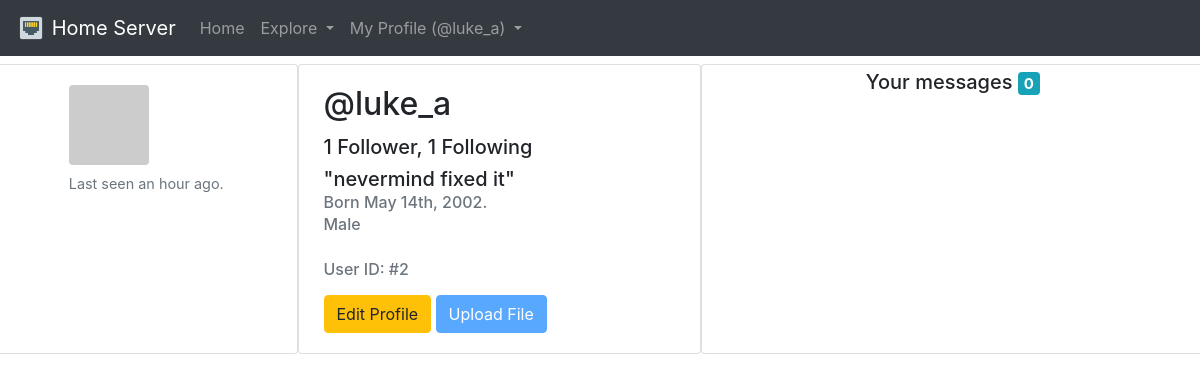
The app's page /u/luke_a/ (signed in) with its own data.
### app/models.py (models this page shows, shortened)
class User(UserMixin, db.Model):
    id            = db.Column(db.Integer, primary_key=True, autoincrement=True)
    username      = db.Column(db.String(64), index=True, unique=True)
    password_hash = db.Column(db.String(128))
    email         = db.Column(db.String(64), index=True, unique=True)
    birthday      = db.Column(db.Date)
    description   = db.Column(db.String(128))
    gender        = db.Column(db.CHAR)
    last_seen     = db.Column(db.DateTime, default=datetime.utcnow())
    following = db.relationship(
        "User", secondary = followers,
        primaryjoin   = (followers.c.follower_id == id),
        secondaryjoin = (followers.c.following_id == id),
        backref       = db.backref("followers", lazy="dynamic"),
        lazy          = "dynamic"
    )
    messages_sent = db.relationship("Message",
        foreign_keys = "Message.sender_id",
        backref      = "author", lazy="dynamic"
    )
    messages_received = db.relationship("Message",
        foreign_keys = "Message.recipient_id",
        backref      = "recipient", lazy="dynamic"
    )
    last_message_read_time = db.Column(db.DateTime)
    def new_messages(self):
        last_read_time = self.last_message_read_time or datetime(1900, 1, 1)
        return Message.query.filter_by(recipient=self).filter(Message.timestamp > last_read_time).count()
    def avatar(self, size):
        digest = md5(self.email.lower().encode("utf-8")).hexdigest()
        return "https://gravatar.com/avatar/{}?d=robohash&s={}".format(digest, size)

### app/user/routes.py (the view, shortened to what this page needs)
@user.route("/u/<username>/", methods=("GET", "POST"))
@login_required
def user(username):
    messages = None
    message_form = MessageForm()
    clear_message_form = ClearMessageForm()
    user = User.query.filter_by(username=username).first_or_404()
    if user == current_user:
        if clear_message_form.validate_on_submit():
            print(clear_message_form.message_id.data)
            message = Message.query.filter_by(id=clear_message_form.message_id.data).first()
            db.session.delete(message)
            db.session.commit()
        messages = current_user.messages_received.order_by(Message.timestamp.desc())
    return render_template("user.html", user=user, message_form=message_form, clear_message_form=clear_message_form, messages=messages)

### app/user/forms.py
class MessageForm(FlaskForm):
    message_textarea = TextAreaField("", validators=[
        DataRequired(),
        Length(min=0, max=128)
    ])
    message_subject  = StringField("", validators=[DataRequired()])
    message_submit   = SubmitField("Send")

class ClearMessageForm(FlaskForm):
     message_id = HiddenField("test")

### app/models.py (called while the page is built)
@login.user_loader
def load_user(id):
    return User.query.get(int(id))

### app/user/routes.py (called while the page is built)
@user.before_request
def before_request():
    if current_user.is_authenticated:
        current_user.last_seen = datetime.utcnow()
        db.session.commit()

### app/user/templates/user/user.html (shortened to what this page needs)
{% extends "navbar.html" %}
{% block content %}
<div class="form-row mt-2 mb-4" >
    <div class="card col-md-3">
        <div class="card-body mx-auto">
            <figure class="figure">
                <img src="{{ user.avatar(256) }}" class="figure-img img-fluid rounded">
                <figcaption class="figure-caption text-center">Last seen {{ moment(user.last_seen).fromNow() }}.</figcaption>
            </figure>
        </div>
    </div>
    <div class="card {% if user.username == current_user.username %}col-md-4{% else %}col-md-5{% endif %}">
        <div class="card-body">
            <h2 class="card-title">@{{ user.username }}</h2>
            <h5 class="cart-text">
                {% if user.followers.count() >= 1 %}{{ user.followers.count() }} Follower{% endif %}{% if user.following.count() >= 1 %}, {{ user.following.count() }} Following
                {% endif %}
            </h5>
            {% if user.description %}
                <h5 class="card-text">"{{ user.description }}"</h5>
            {% endif %}
            {% if user.birthday %}
                <h6 class="card-subtitle mb-2 text-muted">
                    Born {{ moment(user.birthday, "YYYY-MM-DD").format('MMM Do, YYYY') }}.
                </h6>
            {% endif %}
            {% if user.gender %}
                <h6 class="card-subtitle mb-2 text-muted">
                    {% if user.gender   == "m" %}Male
                    {% elif user.gender == "f" %}Female
                    {% elif user.gender == "u" %}Unspecified Gender
                    {% endif %}
                </h6>
            {% endif %}
            <br>
            <h6 class="card-subtitle mb-2 text-muted">
                User ID: #{{ user.id }}
            </h6>
            {% if user.username == current_user.username %}
                <a href="{{ url_for('user.edit') }}"><input class="btn btn-warning mt-2" type="submit" value="Edit Profile"></a>
                <input class="btn btn-primary mt-2" type="submit" value="Upload File" disabled>
            {% endif %}
        </div>
    </div>
    {% set new_messages = current_user.new_messages() %}
    {% if user.username == current_user.username %}
        <div class="card col-md-5">
            <div class="card-body p-0" style="display:block;min-height:200px;height:1;overflow:scroll;">
                <h5 class="text-center" style="margin:5px;">
                    Your messages <span class="badge badge-info" id="message_count">{{ new_messages }}</span>
                </h5>
        </div>
    {% endif %}
</div>
{% endblock %}

### app/templates/navbar.html (shortened to what this page needs)
{% extends "base.html" %}
{% block navbar %}
<nav class="navbar navbar-expand-sm navbar-dark bg-dark sticky-top">
    <a class="navbar-brand" href="{{ url_for('user.home') }}">
        <img src="{{ url_for('static', filename='images/icon.png') }}" width="30" height="30" class="d-inline-block align-top">
        Home Server
    </a>
    <div class="collapse navbar-collapse" id="navbarSupportedContent">
        <ul class="navbar-nav mr-auto">
            <li class="nav-item">
                <a class="nav-link
                {% if request.path == url_for('user.home') or request.path == url_for('auth.login') %}active{% endif %}"
                href=" {{ url_for('user.home') }}">Home</a>
            </li>
            <li class="nav-item dropdown">
                <a class="nav-link dropdown-toggle" href="#" id="exploreDropdown" role="button" data-toggle="dropdown"
                    aria-haspopup="true" aria-expanded="false">
                    Explore
                </a>
            </li>
            {% if current_user.is_authenticated %}
            <li class="nav-item dropdown">
                <a class="nav-link dropdown-toggle" href="#" id="userDropdown" role="button" data-toggle="dropdown"
                    aria-haspopup="true" aria-expanded="false">
                    My Profile (@{{ current_user.username }})
                </a>
            </li>
            {% endif %}
        </ul>
    </div>
</nav>
{% endblock %}

### records on screen
User: username "luke_a", last_seen "an hour ago", description "nevermind fixed it", birthday "May 14th, 2002", id "2"

### other values on screen
{{ user.followers.count() }} "1"
{{ user.following.count() }} "1"
{{ new_messages }} "0"
